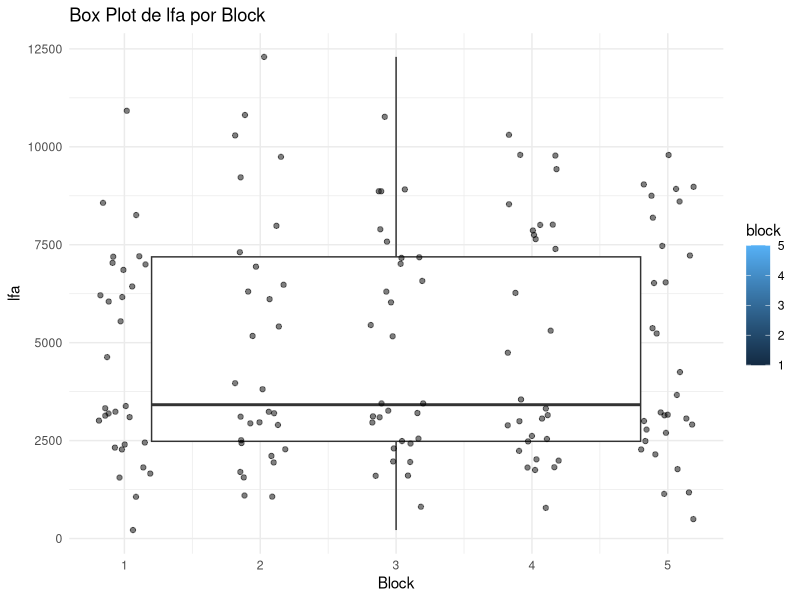
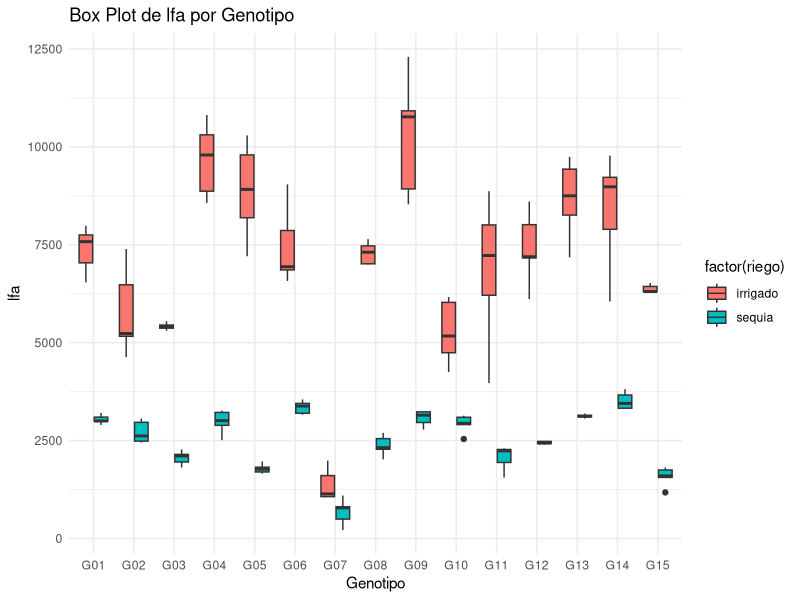

Source code (R) for these figures, in order:
## ---- chunk 1
1 + 1
## ---- chunk 2
#| echo: false
2 * 2
## ---- chunk 3
library(readxl)

data <- read_excel("eficiencia de riego papa.xlsx")
head(data)
## ---- chunk 4
modelo <- lm(formula = lfa ~ block + geno + riego + riego*geno, data = data)
 

anova(modelo)

## ---- chunk 5
install.packages("ggplot2")
library (ggplot2)
ggplot(data, aes(x = block, y = lfa, fill = block)) +
  geom_boxplot(outlier.colour = "red", outlier.shape = 16, outlier.size = 2) +  # Personaliza los outliers
  geom_jitter(width = 0.2, alpha = 0.5) +  # Añade puntos de datos con un poco de dispersión
  labs(title = "Box Plot de lfa por Block", x = "Block", y = "lfa") +
  theme_minimal()

## ---- chunk 6
ggplot(data, aes(x = factor(geno), y = lfa, fill = factor(riego))) +
  geom_boxplot() +
  labs(title = "Box Plot de lfa por Genotipo", x = "Genotipo", y = "lfa") +
  theme_minimal()
